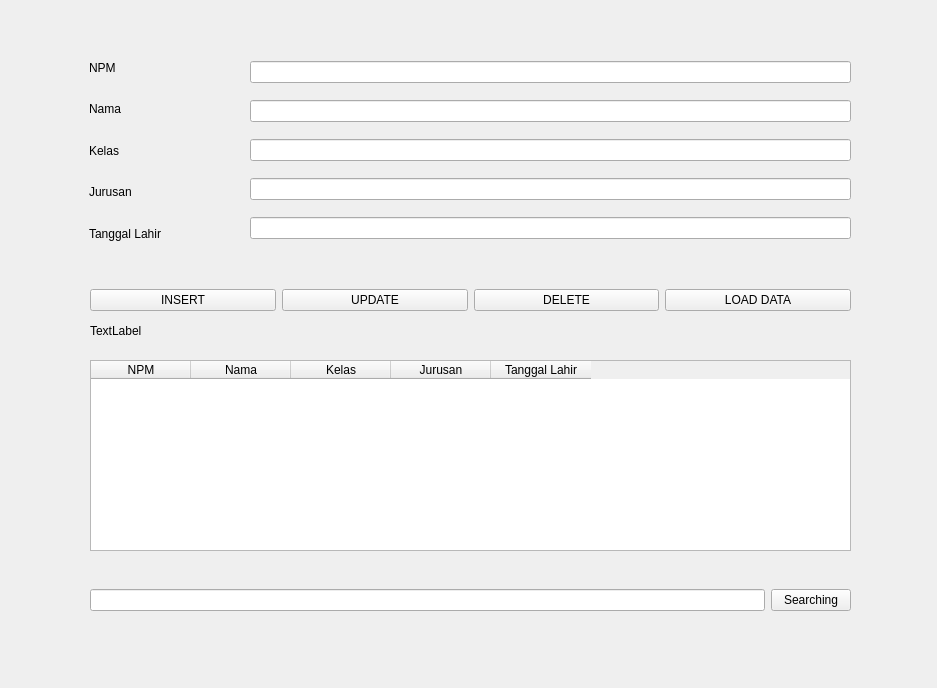
<?xml version="1.0" encoding="UTF-8"?>
<ui version="4.0">
 <class>Form</class>
 <widget class="QWidget" name="Form">
  <property name="geometry">
   <rect>
    <x>0</x>
    <y>0</y>
    <width>937</width>
    <height>688</height>
   </rect>
  </property>
  <property name="windowTitle">
   <string>Form</string>
  </property>
  <widget class="QWidget" name="verticalLayoutWidget">
   <property name="geometry">
    <rect>
     <x>89</x>
     <y>50</y>
     <width>161</width>
     <height>201</height>
    </rect>
   </property>
   <layout class="QVBoxLayout" name="verticalLayout">
    <item>
     <widget class="QLabel" name="labelNpm">
      <property name="text">
       <string>NPM</string>
      </property>
     </widget>
    </item>
    <item>
     <widget class="QLabel" name="labelName">
      <property name="text">
       <string>Nama </string>
      </property>
     </widget>
    </item>
    <item>
     <widget class="QLabel" name="labelKls">
      <property name="text">
       <string>Kelas</string>
      </property>
     </widget>
    </item>
    <item>
     <widget class="QLabel" name="labelJurusan">
      <property name="text">
       <string>Jurusan</string>
      </property>
     </widget>
    </item>
    <item>
     <widget class="QLabel" name="labelTglLahir">
      <property name="text">
       <string>Tanggal Lahir</string>
      </property>
     </widget>
    </item>
   </layout>
  </widget>
  <widget class="QWidget" name="horizontalLayoutWidget_2">
   <property name="geometry">
    <rect>
     <x>90</x>
     <y>560</y>
     <width>761</width>
     <height>80</height>
    </rect>
   </property>
   <layout class="QHBoxLayout" name="horizontalLayout_2">
    <item>
     <widget class="QLineEdit" name="lineEditSearching"/>
    </item>
    <item>
     <widget class="QPushButton" name="pushButtonSearching">
      <property name="text">
       <string>Searching</string>
      </property>
     </widget>
    </item>
   </layout>
  </widget>
  <widget class="QWidget" name="horizontalLayoutWidget">
   <property name="geometry">
    <rect>
     <x>90</x>
     <y>260</y>
     <width>761</width>
     <height>80</height>
    </rect>
   </property>
   <layout class="QHBoxLayout" name="horizontalLayout">
    <item>
     <widget class="QPushButton" name="pushButtonInsert">
      <property name="text">
       <string>INSERT</string>
      </property>
     </widget>
    </item>
    <item>
     <widget class="QPushButton" name="pushButtonUpdate">
      <property name="text">
       <string>UPDATE</string>
      </property>
     </widget>
    </item>
    <item>
     <widget class="QPushButton" name="pushButtonDelete">
      <property name="text">
       <string>DELETE</string>
      </property>
     </widget>
    </item>
    <item>
     <widget class="QPushButton" name="pushButtonLoad">
      <property name="text">
       <string>LOAD DATA</string>
      </property>
     </widget>
    </item>
   </layout>
  </widget>
  <widget class="QWidget" name="verticalLayoutWidget_2">
   <property name="geometry">
    <rect>
     <x>250</x>
     <y>50</y>
     <width>601</width>
     <height>201</height>
    </rect>
   </property>
   <layout class="QVBoxLayout" name="verticalLayout_2">
    <item>
     <widget class="QLineEdit" name="lineEditNpm"/>
    </item>
    <item>
     <widget class="QLineEdit" name="lineEditName"/>
    </item>
    <item>
     <widget class="QLineEdit" name="lineEditKls"/>
    </item>
    <item>
     <widget class="QLineEdit" name="lineEditJurusan"/>
    </item>
    <item>
     <widget class="QLineEdit" name="lineEditTgl"/>
    </item>
   </layout>
  </widget>
  <widget class="QWidget" name="verticalLayoutWidget_3">
   <property name="geometry">
    <rect>
     <x>90</x>
     <y>360</y>
     <width>761</width>
     <height>191</height>
    </rect>
   </property>
   <layout class="QVBoxLayout" name="verticalLayout_3">
    <item>
     <widget class="QTableWidget" name="tableWidget">
      <column>
       <property name="text">
        <string>NPM</string>
       </property>
      </column>
      <column>
       <property name="text">
        <string>Nama</string>
       </property>
      </column>
      <column>
       <property name="text">
        <string>Kelas</string>
       </property>
      </column>
      <column>
       <property name="text">
        <string>Jurusan</string>
       </property>
      </column>
      <column>
       <property name="text">
        <string>Tanggal Lahir</string>
       </property>
      </column>
     </widget>
    </item>
   </layout>
  </widget>
  <widget class="QLabel" name="labelResult">
   <property name="geometry">
    <rect>
     <x>90</x>
     <y>310</y>
     <width>761</width>
     <height>41</height>
    </rect>
   </property>
   <property name="text">
    <string>TextLabel</string>
   </property>
  </widget>
 </widget>
 <resources/>
 <connections/>
</ui>
